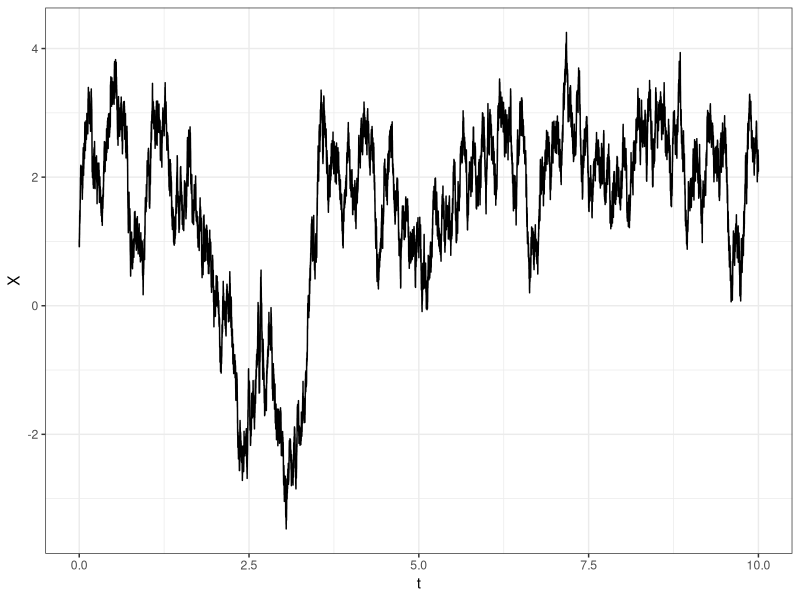
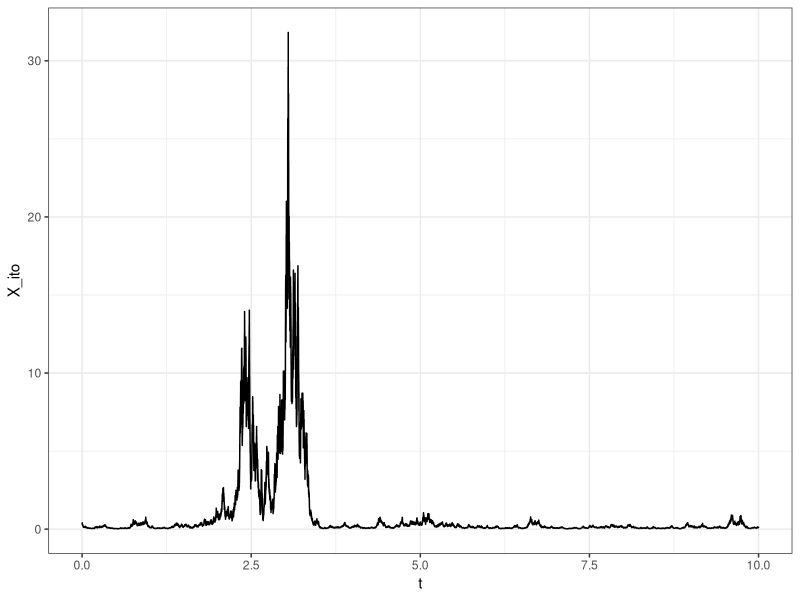

Generate these figures, in order, with R:
library(tidyverse)
theme_set(theme_bw())

sim_doublewell <- function(total_time, step_length, param, X_0){
  
  beta1 <- param[1]
  beta2 <- param[2]
  beta4 <- param[3]
  sigma <- param[4]
  
  # Calculate the number of steps correctly
  N <- as.integer(total_time / step_length) 
  if (total_time %% step_length != 0) {
    N <- N + 1
  }
  
  # Initialize the process
  X <- numeric(N + 1) # N + 1 to include the initial point
  X[1] <- X_0
  dW <- rnorm(N, mean = 0, sd = sqrt(step_length))
  
  # Euler-Maruyama method to simulate the process
  for (t in 2:(N + 1)) {
    X[t] <- X[t - 1] - (beta4 * X[t - 1]^3 - beta2 * X[t - 1] - beta1) * step_length + sigma * dW[t - 1]
  }
  
  X_ito <- numeric(N + 1)
  X_ito[1] <- exp(-X_0)
  
  for (t in 2:(N + 1)) {
    X_ito[t] <- X_ito[t - 1] + X_ito[t - 1] * (beta2 * log(X_ito[t - 1]) - beta4 * log(X_ito[t - 1])^3 - beta1 + 1/2 * sigma^2) * step_length - 
      sigma * X_ito[t - 1] * dW[t - 1]
  }
  
  t_vec <- seq(0, length.out = N + 1, by = step_length)
  
  # Create tibble
  tibble(t = t_vec, X = X, X_ito_manual = exp(-X), X_ito)
}

beta1 <- 1
beta2 <- 5
beta4 <- 1
sigma <- 3
x0 <- 1
actual_dt <- 0.0001
trueparam <- c(beta1, beta2, beta4, sigma)


sample_doublewell <- sim_doublewell(10, actual_dt, trueparam, x0)

sample_doublewell %>% ggplot(aes(x = t, y = X)) + geom_step()

sample_doublewell %>% ggplot(aes(x = t, y = X_ito)) + geom_step()

euler_maruyama_likelihood_doublewell <- function(param, data, dt){
  # Initialize parameters
  beta1 <- param[1]
  beta2 <- param[2]
  beta4 <- param[3]
  sigma <- exp(param[4])
  
  # Prepare data
  N <- length(data)
  lower_x <- data[1:(N - 1)]
  upper_x <- data[2:N]
  
  mu <- lower_x - (beta4 * lower_x^3 - beta2 * lower_x - beta1) * dt
  sd <- sigma * sqrt(dt)
  # likelihood_value <- 1/2 * sum(log(2*pi*sigma^2 * dt) + 
  #                                 (upper_x - lower_x - (beta4 * lower_x^3 - beta2 * lower_x - beta1) * dt)^2 /
  #                                 (sigma^2 * dt))
  -sum(dnorm(upper_x, mean = mu, sd = sd, log = TRUE))
  # likelihood_value
}

euler_maruyama_likelihood_transformed_doublewell <- function(param, data, dt){
  # Initialize parameters
  beta1 <- param[1]
  beta2 <- param[2]
  beta4 <- param[3]
  sigma <- param[4]
  
  # Prepare data
  N <- length(data)
  lower_x <- data[1:(N - 1)]
  upper_x <- data[2:N]
  
likelihood_value <- 1/2 * sum(log(2*pi*sigma^2 * lower_x^2 * dt) + 
                                  (upper_x - lower_x * (1 + (beta2 * log(lower_x) - beta4 * log(lower_x)^3 - beta1 + sigma^2/2) * dt))^2 /
                                  (sigma^2 * lower_x^2 * dt))
  likelihood_value
}

## Optimization

result_euler_maruyama_likelihood_doublewell <-  optim(par = trueparam, fn = euler_maruyama_likelihood_doublewell,
                                                      data = sample_doublewell$X, dt = actual_dt)

result_euler_maruyama_likelihood_doublewell$par


result_euler_maruyama_likelihood_transformed_doublewell <-  optim(par = trueparam, fn = euler_maruyama_likelihood_transformed_doublewell,
                                                      data = sample_doublewell$X_ito, dt = actual_dt)

result_euler_maruyama_likelihood_transformed_doublewell$par
